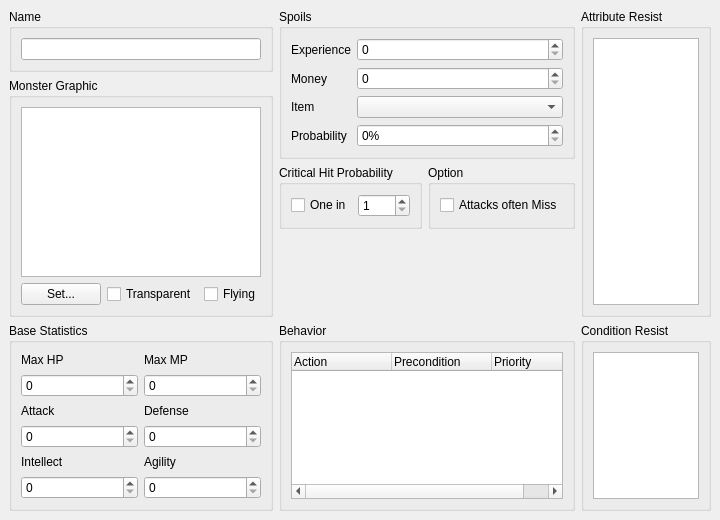
<?xml version="1.0" encoding="UTF-8"?>
<ui version="4.0">
 <class>EnemyWidget</class>
 <widget class="QWidget" name="EnemyWidget">
  <property name="geometry">
   <rect>
    <x>0</x>
    <y>0</y>
    <width>720</width>
    <height>520</height>
   </rect>
  </property>
  <property name="windowTitle">
   <string>Monster</string>
  </property>
  <layout class="QVBoxLayout" name="layoutOuter">
   <property name="leftMargin">
    <number>0</number>
   </property>
   <property name="topMargin">
    <number>0</number>
   </property>
   <property name="rightMargin">
    <number>0</number>
   </property>
   <property name="bottomMargin">
    <number>0</number>
   </property>
   <item>
    <widget class="QScrollArea" name="scrollArea">
     <property name="frameShape">
      <enum>QFrame::NoFrame</enum>
     </property>
     <property name="widgetResizable">
      <bool>true</bool>
     </property>
     <widget class="QWidget" name="scrollContents">
      <layout class="QGridLayout" name="layoutMain">
       <item row="0" column="0">
        <widget class="QGroupBox" name="groupName">
         <property name="title">
          <string>Name</string>
         </property>
         <layout class="QVBoxLayout" name="layoutName">
          <item>
           <widget class="QLineEdit" name="lineName"/>
          </item>
         </layout>
        </widget>
       </item>
       <item row="1" column="0">
        <widget class="QGroupBox" name="groupGraphic">
         <property name="title">
          <string>Monster Graphic</string>
         </property>
         <layout class="QGridLayout" name="layoutGraphic">
          <item row="0" column="0" colspan="3">
           <widget class="PixmapGraphicsView" name="graphicsMonster">
            <property name="minimumSize">
             <size>
              <width>160</width>
              <height>120</height>
             </size>
            </property>
            <property name="toolTip">
             <string>Click to choose the graphic</string>
            </property>
           </widget>
          </item>
          <item row="1" column="0">
           <widget class="QPushButton" name="pushSetGraphic">
            <property name="text">
             <string>Set...</string>
            </property>
           </widget>
          </item>
          <item row="1" column="1">
           <widget class="QCheckBox" name="checkTransparent">
            <property name="text">
             <string>Transparent</string>
            </property>
           </widget>
          </item>
          <item row="1" column="2">
           <widget class="QCheckBox" name="checkFlying">
            <property name="text">
             <string>Flying</string>
            </property>
           </widget>
          </item>
         </layout>
        </widget>
       </item>
       <item row="2" column="0" rowspan="2">
        <widget class="QGroupBox" name="groupStats">
         <property name="title">
          <string>Base Statistics</string>
         </property>
         <layout class="QGridLayout" name="layoutStats">
          <item row="0" column="0">
           <widget class="QLabel" name="labelMaxHp">
            <property name="text">
             <string>Max HP</string>
            </property>
           </widget>
          </item>
          <item row="0" column="1">
           <widget class="QLabel" name="labelMaxSp">
            <property name="text">
             <string>Max MP</string>
            </property>
           </widget>
          </item>
          <item row="1" column="0">
           <widget class="QSpinBox" name="spinMaxHp"/>
          </item>
          <item row="1" column="1">
           <widget class="QSpinBox" name="spinMaxSp"/>
          </item>
          <item row="2" column="0">
           <widget class="QLabel" name="labelAttack">
            <property name="text">
             <string>Attack</string>
            </property>
           </widget>
          </item>
          <item row="2" column="1">
           <widget class="QLabel" name="labelDefense">
            <property name="text">
             <string>Defense</string>
            </property>
           </widget>
          </item>
          <item row="3" column="0">
           <widget class="QSpinBox" name="spinAttack"/>
          </item>
          <item row="3" column="1">
           <widget class="QSpinBox" name="spinDefense"/>
          </item>
          <item row="4" column="0">
           <widget class="QLabel" name="labelSpirit">
            <property name="text">
             <string>Intellect</string>
            </property>
           </widget>
          </item>
          <item row="4" column="1">
           <widget class="QLabel" name="labelAgility">
            <property name="text">
             <string>Agility</string>
            </property>
           </widget>
          </item>
          <item row="5" column="0">
           <widget class="QSpinBox" name="spinSpirit"/>
          </item>
          <item row="5" column="1">
           <widget class="QSpinBox" name="spinAgility"/>
          </item>
         </layout>
        </widget>
       </item>
       <item row="0" column="1" rowspan="2">
        <layout class="QVBoxLayout" name="layoutMiddle" stretch="0,0,1">
         <item>
          <widget class="QGroupBox" name="groupSpoils">
           <property name="title">
            <string>Spoils</string>
           </property>
           <layout class="QFormLayout" name="layoutSpoils">
            <item row="0" column="0">
             <widget class="QLabel" name="labelExp">
              <property name="text">
               <string>Experience</string>
              </property>
             </widget>
            </item>
            <item row="0" column="1">
             <widget class="QSpinBox" name="spinExp"/>
            </item>
            <item row="1" column="0">
             <widget class="QLabel" name="labelGold">
              <property name="text">
               <string>Money</string>
              </property>
             </widget>
            </item>
            <item row="1" column="1">
             <widget class="QSpinBox" name="spinGold"/>
            </item>
            <item row="2" column="0">
             <widget class="QLabel" name="labelDropItem">
              <property name="text">
               <string>Item</string>
              </property>
             </widget>
            </item>
            <item row="2" column="1">
             <widget class="QComboBox" name="comboDropItem"/>
            </item>
            <item row="3" column="0">
             <widget class="QLabel" name="labelDropProb">
              <property name="text">
               <string>Probability</string>
              </property>
             </widget>
            </item>
            <item row="3" column="1">
             <widget class="QSpinBox" name="spinDropProb">
              <property name="suffix">
               <string>%</string>
              </property>
              <property name="maximum">
               <number>100</number>
              </property>
             </widget>
            </item>
           </layout>
          </widget>
         </item>
         <item>
          <layout class="QHBoxLayout" name="layoutCritOption">
           <item>
            <widget class="QGroupBox" name="groupCritical">
             <property name="title">
              <string>Critical Hit Probability</string>
             </property>
             <layout class="QHBoxLayout" name="layoutCritical">
              <item>
               <widget class="QCheckBox" name="checkCritical">
                <property name="text">
                 <string>One in</string>
                </property>
               </widget>
              </item>
              <item>
               <widget class="QSpinBox" name="spinCritChance">
                <property name="minimum">
                 <number>1</number>
                </property>
                <property name="maximum">
                 <number>100</number>
                </property>
               </widget>
              </item>
             </layout>
            </widget>
           </item>
           <item>
            <widget class="QGroupBox" name="groupOption">
             <property name="title">
              <string>Option</string>
             </property>
             <layout class="QVBoxLayout" name="layoutOption">
              <item>
               <widget class="QCheckBox" name="checkMiss">
                <property name="text">
                 <string>Attacks often Miss</string>
                </property>
               </widget>
              </item>
             </layout>
            </widget>
           </item>
          </layout>
         </item>
         <item>
          <spacer name="spacerMiddle">
           <property name="orientation">
            <enum>Qt::Orientation::Vertical</enum>
           </property>
          </spacer>
         </item>
        </layout>
       </item>
       <item row="2" column="1" rowspan="2">
        <widget class="QGroupBox" name="groupActions">
         <property name="title">
          <string>Behavior</string>
         </property>
         <layout class="QVBoxLayout" name="layoutActions">
          <item>
           <widget class="QTreeWidget" name="treeActions">
            <property name="minimumSize">
             <size>
              <width>0</width>
              <height>120</height>
             </size>
            </property>
            <property name="contextMenuPolicy">
             <enum>Qt::CustomContextMenu</enum>
            </property>
            <property name="toolTip">
             <string>Double-click a line to edit it, or the empty line to add an action</string>
            </property>
            <property name="rootIsDecorated">
             <bool>false</bool>
            </property>
            <property name="uniformRowHeights">
             <bool>true</bool>
            </property>
            <column>
             <property name="text">
              <string>Action</string>
             </property>
            </column>
            <column>
             <property name="text">
              <string>Precondition</string>
             </property>
            </column>
            <column>
             <property name="text">
              <string>Priority</string>
             </property>
            </column>
           </widget>
          </item>
         </layout>
        </widget>
       </item>
       <item row="0" column="2" rowspan="2">
        <widget class="QGroupBox" name="groupAttributeRanks">
         <property name="title">
          <string>Attribute Resist</string>
         </property>
         <layout class="QVBoxLayout" name="layoutAttributeRanks">
          <item>
           <widget class="QListWidget" name="listAttributeRanks">
            <property name="toolTip">
             <string>Click to change the resistance (A to E)</string>
            </property>
           </widget>
          </item>
         </layout>
        </widget>
       </item>
       <item row="2" column="2" rowspan="2">
        <widget class="QGroupBox" name="groupStateRanks">
         <property name="title">
          <string>Condition Resist</string>
         </property>
         <layout class="QVBoxLayout" name="layoutStateRanks">
          <item>
           <widget class="QListWidget" name="listStateRanks">
            <property name="toolTip">
             <string>Click to change the resistance (A to E)</string>
            </property>
           </widget>
          </item>
         </layout>
        </widget>
       </item>
      </layout>
     </widget>
    </widget>
   </item>
  </layout>
 </widget>
 <customwidgets>
  <customwidget>
   <class>PixmapGraphicsView</class>
   <extends>QGraphicsView</extends>
   <header>ui/viewer/rpg_graphics_view.h</header>
  </customwidget>
 </customwidgets>
 <resources/>
 <connections/>
</ui>
